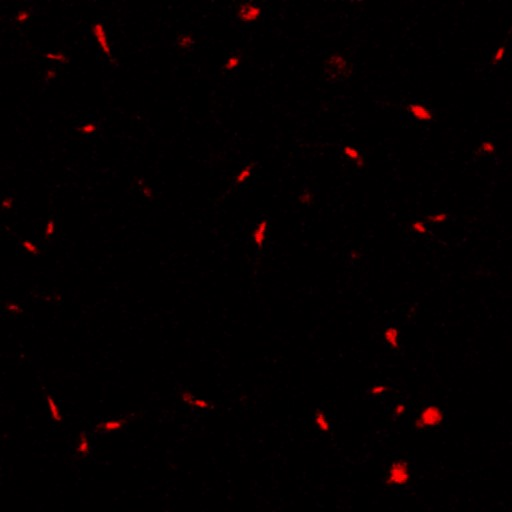
#> input picture project/fluorescence/Images_in/sample.jpg, 512 x 512 px; the run also reads 2 pictures not shown here
$ jupyter execute --allow-errors 'test matplotlib.ipynb'   (shell and % lines are left out)
#> lines starting #> are read from the running program, lines starting #| are printed output that depends on the picture; after the words box and inside, x2 and y2 are one past the last pixel; in counts of white or black regions, pixels touching at a corner belong together; long printed decimals are rounded
[cell 1]
import numpy as np
import matplotlib.pyplot as plt
from skimage.io import imread
import skimage.color as color
import cv2
import skimage.filters as filters
import skimage.exposure as exposure
import scipy.ndimage as nd

[cell 2]
def segmentation(image):
    image_bw = color.rgb2gray(image)
    image_filtered = nd.gaussian_filter(image_bw, sigma=3)
    image_threshold = filters.threshold_otsu(image_filtered)
    mask = (image_bw > image_threshold) * 255
    return mask.astype(np.uint8)

[cell 3]
original_img = imread('Images_in/sample.jpg')
#> original_img is the input picture: shape (512, 512, 3); mean R, G, B 4.2, 0.2, 0.4
original_img_gray = cv2.cvtColor(original_img, cv2.COLOR_BGR2GRAY)
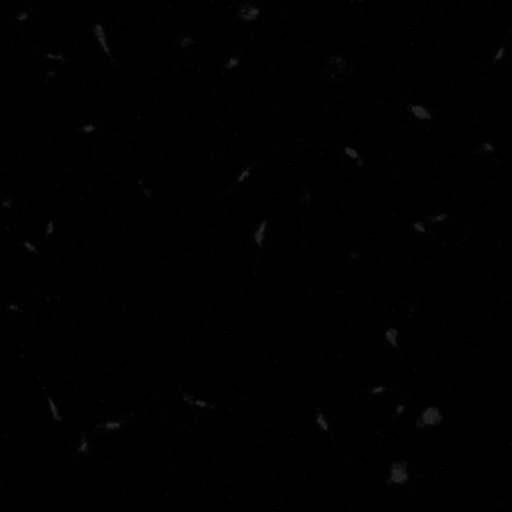
#> original_img_gray: shape (512, 512); min 0, max 40, mean 0.7
#original_img_grayrgb2 = color.rgb2gray(original_img)
mask = imread('mascara.png')/255
#> mask: shape (512, 512) float64; values 0 (black) and 1 (white), 0.09% white; 1 white region, box (x1, y1, x2, y2) and area: (240, 4, 260, 21) 245
# imagen segmentada
segmented_img = segmentation(original_img)/255
#> in segmentation, `image_bw = color.rgb2gray(image)`:
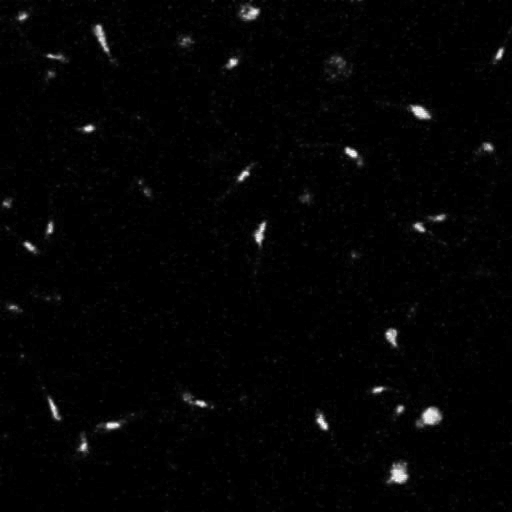
#> image_bw: shape (512, 512) float64; min 0, max 0.238, mean 0.00408; drawn with min black and max white
#> in segmentation, `image_threshold = filters.threshold_otsu(image_filtered)`: image_threshold = 0.0406
#> in segmentation, `mask = (image_bw > image_threshold) * 255`:
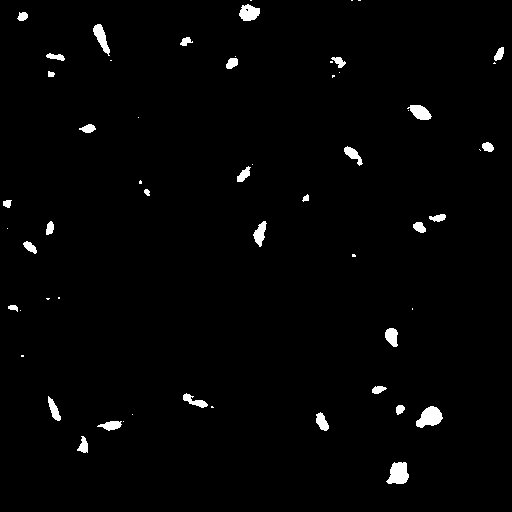
#> mask: shape (512, 512) int64; 1.7% white; 57 white regions (24 under 20 px), largest, box (x1, y1, x2, y2) and area: (416, 406, 443, 428) 381, (386, 462, 409, 484) 372, (239, 4, 260, 21) 258

#> (a cell that did not finish here is left out)

[cell 5]
def fluorescence (gray_img,mask,segmented_img):

    # contruccion imagen "fluorescent mask"
    fluorescent_mask = gray_img * mask
    integrated_density = np.sum(fluorescent_mask)
#> integrated_density = 3806
    area_in_pixels = np.sum(mask)
#> area_in_pixels = 245
    mean_gray_value = integrated_density / area_in_pixels
#> mean_gray_value = 15.53

    # construccion imagen "background"
    segmented_img_inv = (segmented_img == 0).astype(np.uint8)
    background_img = gray_img * segmented_img_inv
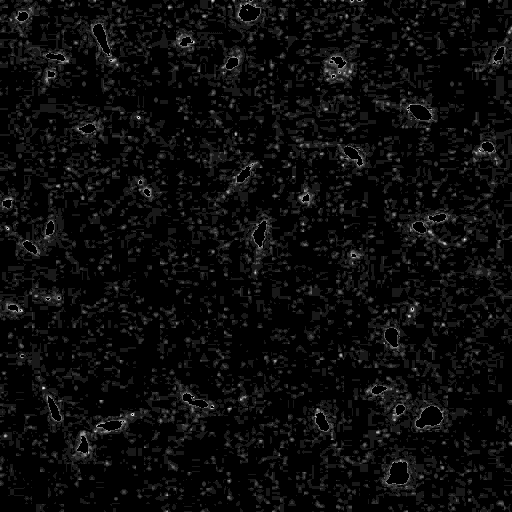
#> background_img: shape (512, 512); min 0, max 10, mean 0.433; drawn with min black and max white
    background_mean = np.sum(background_img) / (original_img.shape[0] * original_img.shape[1])
#> background_mean = 0.433
    CTCF = integrated_density - (area_in_pixels * background_mean)
#> CTCF = 3699.9

    return CTCF, mean_gray_value

[cell 6]
ctcf_ , mean_gray_value_ = fluorescence (original_img_gray, mask, segmented_img)
#> ctcf_ = 3699.9; mean_gray_value_ = 15.53
print(ctcf_, mean_gray_value_)
#| 3699.882 15.535

[cell 7]
segmented_img = imread('Images_in/sample_segmented.jpg')
